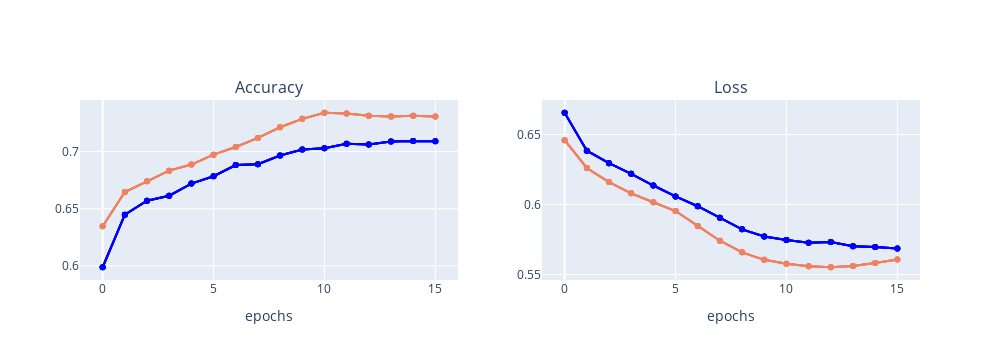
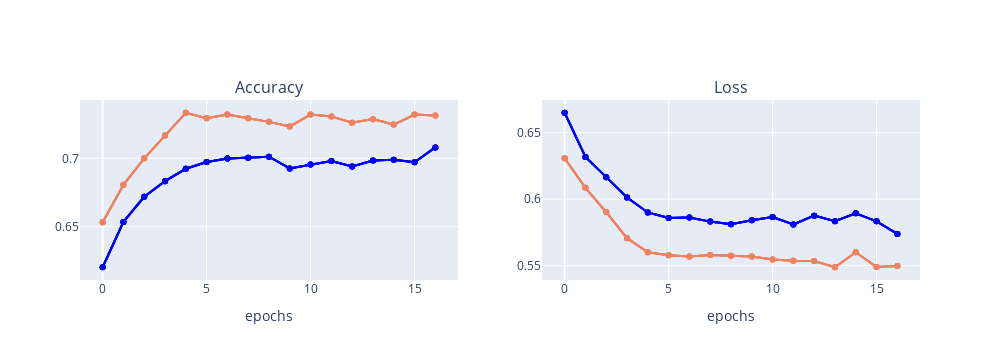
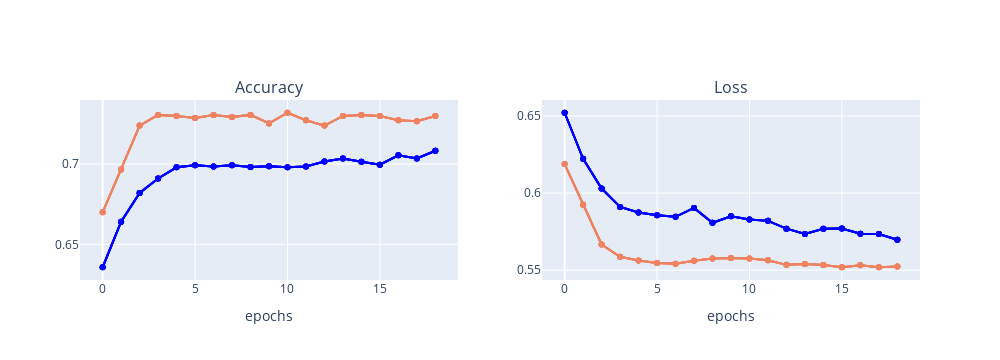

The code cell stored with these charts, in order, in its notebook:
### Code cell
# Run
from numpy import dtype

repeats = 4
runMeter = 0
results_acc = DataFrame(dtype='float')
results_profit = DataFrame(dtype='float')
metrics = list()

# vary training epochs
learning_rate = 0.001
features = 0
model = [0, 1, 2]
dropout = 0 # [0.2, 0.4, 0.6, 0.8]
denseType = 0
neuronsLstm = 150
timeStep = 150
epochs = 100

# Data gen
x_train, x_test, y_train, y_test, Y_test = data(timeStep, features)

# for dr in dropout:
for mod in model:
 print(f"{mod} Dropout rate test start...")
 
 results_acc[str(mod)], results_profit[str(mod)], metrics = experiment(runMeter, repeats, epochs, neuronsLstm, timeStep, denseType, dropout, mod, features, learning_rate)
 # runMeter += 1
 plotsOut(mod, metrics)

# summarize results
print(results_acc.describe())
print(results_profit.describe())

### Figure 1 — Plotly figure (JSON) as saved in the notebook; plotly's stock layout.template omitted (floating-point values rounded to 4 significant figures)
{"data": [{"line": {"color": "#0000ff"}, "name": "accuracy0", "showlegend": false, "type": "scatter", "x": [0, 1, 2, 3, 4, 5, 6, 7, 8, 9, 10, 11, 12, 13, 14, 15], "xaxis": "x", "y": [0.5988, 0.6448, 0.6571, 0.6614, 0.672, 0.6785, 0.6882, 0.6889, 0.6966, 0.7018, 0.7029, 0.7069, 0.7062, 0.7089, 0.7093, 0.7091], "yaxis": "y"}, {"line": {"color": "#0000ff"}, "name": "loss0", "showlegend": false, "type": "scatter", "x": [0, 1, 2, 3, 4, 5, 6, 7, 8, 9, 10, 11, 12, 13, 14, 15], "xaxis": "x2", "y": [0.6655, 0.6384, 0.6295, 0.6219, 0.6136, 0.6058, 0.5988, 0.5905, 0.5823, 0.5772, 0.5746, 0.5727, 0.5732, 0.5702, 0.5696, 0.5685], "yaxis": "y2"}, {"line": {"color": "#EF8260"}, "name": "val_accuracy0", "showlegend": false, "type": "scatter", "x": [0, 1, 2, 3, 4, 5, 6, 7, 8, 9, 10, 11, 12, 13, 14, 15], "xaxis": "x", "y": [0.6347, 0.6647, 0.674, 0.6833, 0.6887, 0.6973, 0.704, 0.712, 0.7213, 0.7287, 0.734, 0.7333, 0.7313, 0.7307, 0.7313, 0.7307], "yaxis": "y"}, {"line": {"color": "#EF8260"}, "name": "val_loss0", "showlegend": false, "type": "scatter", "x": [0, 1, 2, 3, 4, 5, 6, 7, 8, 9, 10, 11, 12, 13, 14, 15], "xaxis": "x2", "y": [0.646, 0.6261, 0.6161, 0.608, 0.6016, 0.5953, 0.5847, 0.5741, 0.5658, 0.5605, 0.5577, 0.556, 0.5552, 0.5561, 0.5582, 0.5608], "yaxis": "y2"}, {"line": {"color": "#0000ff"}, "name": "accuracy1", "showlegend": false, "type": "scatter", "x": [0, 1, 2, 3, 4, 5, 6, 7, 8, 9, 10, 11, 12, 13, 14, 15], "xaxis": "x", "y": [0.5988, 0.6448, 0.6571, 0.6614, 0.672, 0.6785, 0.6882, 0.6889, 0.6966, 0.7018, 0.7029, 0.7069, 0.7062, 0.7089, 0.7093, 0.7091], "yaxis": "y"}, {"line": {"color": "#0000ff"}, "name": "loss1", "showlegend": false, "type": "scatter", "x": [0, 1, 2, 3, 4, 5, 6, 7, 8, 9, 10, 11, 12, 13, 14, 15], "xaxis": "x2", "y": [0.6655, 0.6384, 0.6295, 0.6219, 0.6136, 0.6058, 0.5988, 0.5905, 0.5823, 0.5772, 0.5746, 0.5727, 0.5732, 0.5702, 0.5696, 0.5685], "yaxis": "y2"}, {"line": {"color": "#EF8260"}, "name": "val_accuracy1", "showlegend": false, "type": "scatter", "x": [0, 1, 2, 3, 4, 5, 6, 7, 8, 9, 10, 11, 12, 13, 14, 15], "xaxis": "x", "y": [0.6347, 0.6647, 0.674, 0.6833, 0.6887, 0.6973, 0.704, 0.712, 0.7213, 0.7287, 0.734, 0.7333, 0.7313, 0.7307, 0.7313, 0.7307], "yaxis": "y"}, {"line": {"color": "#EF8260"}, "name": "val_loss1", "showlegend": false, "type": "scatter", "x": [0, 1, 2, 3, 4, 5, 6, 7, 8, 9, 10, 11, 12, 13, 14, 15], "xaxis": "x2", "y": [0.646, 0.6261, 0.6161, 0.608, 0.6016, 0.5953, 0.5847, 0.5741, 0.5658, 0.5605, 0.5577, 0.556, 0.5552, 0.5561, 0.5582, 0.5608], "yaxis": "y2"}, {"line": {"color": "#0000ff"}, "name": "accuracy2", "showlegend": false, "type": "scatter", "x": [0, 1, 2, 3, 4, 5, 6, 7, 8, 9, 10, 11, 12, 13, 14, 15], "xaxis": "x", "y": [0.5988, 0.6448, 0.6571, 0.6614, 0.672, 0.6785, 0.6882, 0.6889, 0.6966, 0.7018, 0.7029, 0.7069, 0.7062, 0.7089, 0.7093, 0.7091], "yaxis": "y"}, {"line": {"color": "#0000ff"}, "name": "loss2", "showlegend": false, "type": "scatter", "x": [0, 1, 2, 3, 4, 5, 6, 7, 8, 9, 10, 11, 12, 13, 14, 15], "xaxis": "x2", "y": [0.6655, 0.6384, 0.6295, 0.6219, 0.6136, 0.6058, 0.5988, 0.5905, 0.5823, 0.5772, 0.5746, 0.5727, 0.5732, 0.5702, 0.5696, 0.5685], "yaxis": "y2"}, {"line": {"color": "#EF8260"}, "name": "val_accuracy2", "showlegend": false, "type": "scatter", "x": [0, 1, 2, 3, 4, 5, 6, 7, 8, 9, 10, 11, 12, 13, 14, 15], "xaxis": "x", "y": [0.6347, 0.6647, 0.674, 0.6833, 0.6887, 0.6973, 0.704, 0.712, 0.7213, 0.7287, 0.734, 0.7333, 0.7313, 0.7307, 0.7313, 0.7307], "yaxis": "y"}, {"line": {"color": "#EF8260"}, "name": "val_loss2", "showlegend": false, "type": "scatter", "x": [0, 1, 2, 3, 4, 5, 6, 7, 8, 9, 10, 11, 12, 13, 14, 15], "xaxis": "x2", "y": [0.646, 0.6261, 0.6161, 0.608, 0.6016, 0.5953, 0.5847, 0.5741, 0.5658, 0.5605, 0.5577, 0.556, 0.5552, 0.5561, 0.5582, 0.5608], "yaxis": "y2"}, {"line": {"color": "#0000ff"}, "name": "accuracy3", "showlegend": false, "type": "scatter", "x": [0, 1, 2, 3, 4, 5, 6, 7, 8, 9, 10, 11, 12, 13, 14, 15], "xaxis": "x", "y": [0.5988, 0.6448, 0.6571, 0.6614, 0.672, 0.6785, 0.6882, 0.6889, 0.6966, 0.7018, 0.7029, 0.7069, 0.7062, 0.7089, 0.7093, 0.7091], "yaxis": "y"}, {"line": {"color": "#0000ff"}, "name": "loss3", "showlegend": false, "type": "scatter", "x": [0, 1, 2, 3, 4, 5, 6, 7, 8, 9, 10, 11, 12, 13, 14, 15], "xaxis": "x2", "y": [0.6655, 0.6384, 0.6295, 0.6219, 0.6136, 0.6058, 0.5988, 0.5905, 0.5823, 0.5772, 0.5746, 0.5727, 0.5732, 0.5702, 0.5696, 0.5685], "yaxis": "y2"}, {"line": {"color": "#EF8260"}, "name": "val_accuracy3", "showlegend": false, "type": "scatter", "x": [0, 1, 2, 3, 4, 5, 6, 7, 8, 9, 10, 11, 12, 13, 14, 15], "xaxis": "x", "y": [0.6347, 0.6647, 0.674, 0.6833, 0.6887, 0.6973, 0.704, 0.712, 0.7213, 0.7287, 0.734, 0.7333, 0.7313, 0.7307, 0.7313, 0.7307], "yaxis": "y"}, {"line": {"color": "#EF8260"}, "name": "val_loss3", "showlegend": false, "type": "scatter", "x": [0, 1, 2, 3, 4, 5, 6, 7, 8, 9, 10, 11, 12, 13, 14, 15], "xaxis": "x2", "y": [0.646, 0.6261, 0.6161, 0.608, 0.6016, 0.5953, 0.5847, 0.5741, 0.5658, 0.5605, 0.5577, 0.556, 0.5552, 0.5561, 0.5582, 0.5608], "yaxis": "y2"}], "layout": {"annotations": [{"font": {"size": 16}, "showarrow": false, "text": "Accuracy", "x": 0.225, "xanchor": "center", "xref": "paper", "y": 1, "yanchor": "bottom", "yref": "paper"}, {"font": {"size": 16}, "showarrow": false, "text": "Loss", "x": 0.775, "xanchor": "center", "xref": "paper", "y": 1, "yanchor": "bottom", "yref": "paper"}], "autosize": true, "height": 360, "width": 1000, "xaxis": {"anchor": "y", "autorange": true, "domain": [0, 0.45], "range": [-1.021, 16.02], "title": {"text": "epochs"}, "type": "linear"}, "xaxis2": {"anchor": "y2", "autorange": true, "domain": [0.55, 1], "range": [-1.021, 16.02], "title": {"text": "epochs"}, "type": "linear"}, "yaxis": {"anchor": "x", "autorange": true, "domain": [0, 1], "range": [0.5877, 0.7452], "title": {"text": ""}, "type": "linear"}, "yaxis2": {"anchor": "x2", "autorange": true, "domain": [0, 1], "range": [0.5461, 0.6747], "title": {"text": ""}, "type": "linear"}}}

### Figure 2 — Plotly figure (JSON) as saved in the notebook; plotly's stock layout.template omitted (floating-point values rounded to 4 significant figures)
{"data": [{"line": {"color": "#0000ff"}, "name": "accuracy0", "showlegend": false, "type": "scatter", "x": [0, 1, 2, 3, 4, 5, 6, 7, 8, 9, 10, 11, 12, 13, 14, 15, 16], "xaxis": "x", "y": [0.6204, 0.6535, 0.6719, 0.6833, 0.6924, 0.6973, 0.6999, 0.7004, 0.7012, 0.6926, 0.6955, 0.698, 0.6941, 0.6985, 0.6989, 0.6972, 0.708], "yaxis": "y"}, {"line": {"color": "#0000ff"}, "name": "loss0", "showlegend": false, "type": "scatter", "x": [0, 1, 2, 3, 4, 5, 6, 7, 8, 9, 10, 11, 12, 13, 14, 15, 16], "xaxis": "x2", "y": [0.6649, 0.6317, 0.6165, 0.6013, 0.59, 0.5859, 0.5862, 0.5831, 0.5811, 0.5842, 0.5865, 0.5809, 0.5876, 0.5834, 0.5894, 0.5834, 0.5739], "yaxis": "y2"}, {"line": {"color": "#EF8260"}, "name": "val_accuracy0", "showlegend": false, "type": "scatter", "x": [0, 1, 2, 3, 4, 5, 6, 7, 8, 9, 10, 11, 12, 13, 14, 15, 16], "xaxis": "x", "y": [0.6533, 0.6807, 0.7, 0.7167, 0.7333, 0.7293, 0.732, 0.7293, 0.7267, 0.7233, 0.732, 0.7307, 0.726, 0.7287, 0.7247, 0.732, 0.7313], "yaxis": "y"}, {"line": {"color": "#EF8260"}, "name": "val_loss0", "showlegend": false, "type": "scatter", "x": [0, 1, 2, 3, 4, 5, 6, 7, 8, 9, 10, 11, 12, 13, 14, 15, 16], "xaxis": "x2", "y": [0.6307, 0.6085, 0.5903, 0.5707, 0.5601, 0.5578, 0.5569, 0.558, 0.5574, 0.557, 0.5546, 0.5538, 0.5535, 0.5488, 0.5601, 0.549, 0.5498], "yaxis": "y2"}, {"line": {"color": "#0000ff"}, "name": "accuracy1", "showlegend": false, "type": "scatter", "x": [0, 1, 2, 3, 4, 5, 6, 7, 8, 9, 10, 11, 12, 13, 14, 15, 16], "xaxis": "x", "y": [0.6204, 0.6535, 0.6719, 0.6833, 0.6924, 0.6973, 0.6999, 0.7004, 0.7012, 0.6926, 0.6955, 0.698, 0.6941, 0.6985, 0.6989, 0.6972, 0.708], "yaxis": "y"}, {"line": {"color": "#0000ff"}, "name": "loss1", "showlegend": false, "type": "scatter", "x": [0, 1, 2, 3, 4, 5, 6, 7, 8, 9, 10, 11, 12, 13, 14, 15, 16], "xaxis": "x2", "y": [0.6649, 0.6317, 0.6165, 0.6013, 0.59, 0.5859, 0.5862, 0.5831, 0.5811, 0.5842, 0.5865, 0.5809, 0.5876, 0.5834, 0.5894, 0.5834, 0.5739], "yaxis": "y2"}, {"line": {"color": "#EF8260"}, "name": "val_accuracy1", "showlegend": false, "type": "scatter", "x": [0, 1, 2, 3, 4, 5, 6, 7, 8, 9, 10, 11, 12, 13, 14, 15, 16], "xaxis": "x", "y": [0.6533, 0.6807, 0.7, 0.7167, 0.7333, 0.7293, 0.732, 0.7293, 0.7267, 0.7233, 0.732, 0.7307, 0.726, 0.7287, 0.7247, 0.732, 0.7313], "yaxis": "y"}, {"line": {"color": "#EF8260"}, "name": "val_loss1", "showlegend": false, "type": "scatter", "x": [0, 1, 2, 3, 4, 5, 6, 7, 8, 9, 10, 11, 12, 13, 14, 15, 16], "xaxis": "x2", "y": [0.6307, 0.6085, 0.5903, 0.5707, 0.5601, 0.5578, 0.5569, 0.558, 0.5574, 0.557, 0.5546, 0.5538, 0.5535, 0.5488, 0.5601, 0.549, 0.5498], "yaxis": "y2"}, {"line": {"color": "#0000ff"}, "name": "accuracy2", "showlegend": false, "type": "scatter", "x": [0, 1, 2, 3, 4, 5, 6, 7, 8, 9, 10, 11, 12, 13, 14, 15, 16], "xaxis": "x", "y": [0.6204, 0.6535, 0.6719, 0.6833, 0.6924, 0.6973, 0.6999, 0.7004, 0.7012, 0.6926, 0.6955, 0.698, 0.6941, 0.6985, 0.6989, 0.6972, 0.708], "yaxis": "y"}, {"line": {"color": "#0000ff"}, "name": "loss2", "showlegend": false, "type": "scatter", "x": [0, 1, 2, 3, 4, 5, 6, 7, 8, 9, 10, 11, 12, 13, 14, 15, 16], "xaxis": "x2", "y": [0.6649, 0.6317, 0.6165, 0.6013, 0.59, 0.5859, 0.5862, 0.5831, 0.5811, 0.5842, 0.5865, 0.5809, 0.5876, 0.5834, 0.5894, 0.5834, 0.5739], "yaxis": "y2"}, {"line": {"color": "#EF8260"}, "name": "val_accuracy2", "showlegend": false, "type": "scatter", "x": [0, 1, 2, 3, 4, 5, 6, 7, 8, 9, 10, 11, 12, 13, 14, 15, 16], "xaxis": "x", "y": [0.6533, 0.6807, 0.7, 0.7167, 0.7333, 0.7293, 0.732, 0.7293, 0.7267, 0.7233, 0.732, 0.7307, 0.726, 0.7287, 0.7247, 0.732, 0.7313], "yaxis": "y"}, {"line": {"color": "#EF8260"}, "name": "val_loss2", "showlegend": false, "type": "scatter", "x": [0, 1, 2, 3, 4, 5, 6, 7, 8, 9, 10, 11, 12, 13, 14, 15, 16], "xaxis": "x2", "y": [0.6307, 0.6085, 0.5903, 0.5707, 0.5601, 0.5578, 0.5569, 0.558, 0.5574, 0.557, 0.5546, 0.5538, 0.5535, 0.5488, 0.5601, 0.549, 0.5498], "yaxis": "y2"}, {"line": {"color": "#0000ff"}, "name": "accuracy3", "showlegend": false, "type": "scatter", "x": [0, 1, 2, 3, 4, 5, 6, 7, 8, 9, 10, 11, 12, 13, 14, 15, 16], "xaxis": "x", "y": [0.6204, 0.6535, 0.6719, 0.6833, 0.6924, 0.6973, 0.6999, 0.7004, 0.7012, 0.6926, 0.6955, 0.698, 0.6941, 0.6985, 0.6989, 0.6972, 0.708], "yaxis": "y"}, {"line": {"color": "#0000ff"}, "name": "loss3", "showlegend": false, "type": "scatter", "x": [0, 1, 2, 3, 4, 5, 6, 7, 8, 9, 10, 11, 12, 13, 14, 15, 16], "xaxis": "x2", "y": [0.6649, 0.6317, 0.6165, 0.6013, 0.59, 0.5859, 0.5862, 0.5831, 0.5811, 0.5842, 0.5865, 0.5809, 0.5876, 0.5834, 0.5894, 0.5834, 0.5739], "yaxis": "y2"}, {"line": {"color": "#EF8260"}, "name": "val_accuracy3", "showlegend": false, "type": "scatter", "x": [0, 1, 2, 3, 4, 5, 6, 7, 8, 9, 10, 11, 12, 13, 14, 15, 16], "xaxis": "x", "y": [0.6533, 0.6807, 0.7, 0.7167, 0.7333, 0.7293, 0.732, 0.7293, 0.7267, 0.7233, 0.732, 0.7307, 0.726, 0.7287, 0.7247, 0.732, 0.7313], "yaxis": "y"}, {"line": {"color": "#EF8260"}, "name": "val_loss3", "showlegend": false, "type": "scatter", "x": [0, 1, 2, 3, 4, 5, 6, 7, 8, 9, 10, 11, 12, 13, 14, 15, 16], "xaxis": "x2", "y": [0.6307, 0.6085, 0.5903, 0.5707, 0.5601, 0.5578, 0.5569, 0.558, 0.5574, 0.557, 0.5546, 0.5538, 0.5535, 0.5488, 0.5601, 0.549, 0.5498], "yaxis": "y2"}], "layout": {"annotations": [{"font": {"size": 16}, "showarrow": false, "text": "Accuracy", "x": 0.225, "xanchor": "center", "xref": "paper", "y": 1, "yanchor": "bottom", "yref": "paper"}, {"font": {"size": 16}, "showarrow": false, "text": "Loss", "x": 0.775, "xanchor": "center", "xref": "paper", "y": 1, "yanchor": "bottom", "yref": "paper"}], "autosize": true, "height": 360, "width": 1000, "xaxis": {"anchor": "y", "autorange": true, "domain": [0, 0.45], "range": [-1.089, 17.09], "title": {"text": "epochs"}, "type": "linear"}, "xaxis2": {"anchor": "y2", "autorange": true, "domain": [0.55, 1], "range": [-1.089, 17.09], "title": {"text": "epochs"}, "type": "linear"}, "yaxis": {"anchor": "x", "autorange": true, "domain": [0, 1], "range": [0.611, 0.7427], "title": {"text": ""}, "type": "linear"}, "yaxis2": {"anchor": "x2", "autorange": true, "domain": [0, 1], "range": [0.5393, 0.6745], "title": {"text": ""}, "type": "linear"}}}

### Figure 3 — Plotly figure (JSON) as saved in the notebook; plotly's stock layout.template omitted (floating-point values rounded to 4 significant figures)
{"data": [{"line": {"color": "#0000ff"}, "name": "accuracy0", "showlegend": false, "type": "scatter", "x": [0, 1, 2, 3, 4, 5, 6, 7, 8, 9, 10, 11, 12, 13, 14, 15, 16, 17, 18], "xaxis": "x", "y": [0.6358, 0.6641, 0.682, 0.6911, 0.698, 0.6993, 0.6986, 0.6993, 0.6982, 0.6987, 0.6981, 0.6985, 0.7016, 0.7035, 0.7015, 0.6996, 0.7055, 0.7035, 0.7084], "yaxis": "y"}, {"line": {"color": "#0000ff"}, "name": "loss0", "showlegend": false, "type": "scatter", "x": [0, 1, 2, 3, 4, 5, 6, 7, 8, 9, 10, 11, 12, 13, 14, 15, 16, 17, 18], "xaxis": "x2", "y": [0.6522, 0.6223, 0.603, 0.591, 0.5875, 0.5856, 0.5846, 0.5904, 0.5808, 0.585, 0.5828, 0.582, 0.5769, 0.5735, 0.5768, 0.577, 0.5736, 0.5735, 0.5698], "yaxis": "y2"}, {"line": {"color": "#EF8260"}, "name": "val_accuracy0", "showlegend": false, "type": "scatter", "x": [0, 1, 2, 3, 4, 5, 6, 7, 8, 9, 10, 11, 12, 13, 14, 15, 16, 17, 18], "xaxis": "x", "y": [0.67, 0.6967, 0.724, 0.7307, 0.73, 0.7287, 0.7307, 0.7293, 0.7307, 0.7253, 0.732, 0.7273, 0.724, 0.73, 0.7307, 0.73, 0.7273, 0.7267, 0.73], "yaxis": "y"}, {"line": {"color": "#EF8260"}, "name": "val_loss0", "showlegend": false, "type": "scatter", "x": [0, 1, 2, 3, 4, 5, 6, 7, 8, 9, 10, 11, 12, 13, 14, 15, 16, 17, 18], "xaxis": "x2", "y": [0.6188, 0.5925, 0.5667, 0.5587, 0.5563, 0.5547, 0.5541, 0.5562, 0.5575, 0.5578, 0.5576, 0.5565, 0.5534, 0.5539, 0.5534, 0.5519, 0.5532, 0.5519, 0.5524], "yaxis": "y2"}, {"line": {"color": "#0000ff"}, "name": "accuracy1", "showlegend": false, "type": "scatter", "x": [0, 1, 2, 3, 4, 5, 6, 7, 8, 9, 10, 11, 12, 13, 14, 15, 16, 17, 18], "xaxis": "x", "y": [0.6358, 0.6641, 0.682, 0.6911, 0.698, 0.6993, 0.6986, 0.6993, 0.6982, 0.6987, 0.6981, 0.6985, 0.7016, 0.7035, 0.7015, 0.6996, 0.7055, 0.7035, 0.7084], "yaxis": "y"}, {"line": {"color": "#0000ff"}, "name": "loss1", "showlegend": false, "type": "scatter", "x": [0, 1, 2, 3, 4, 5, 6, 7, 8, 9, 10, 11, 12, 13, 14, 15, 16, 17, 18], "xaxis": "x2", "y": [0.6522, 0.6223, 0.603, 0.591, 0.5875, 0.5856, 0.5846, 0.5904, 0.5808, 0.585, 0.5828, 0.582, 0.5769, 0.5735, 0.5768, 0.577, 0.5736, 0.5735, 0.5698], "yaxis": "y2"}, {"line": {"color": "#EF8260"}, "name": "val_accuracy1", "showlegend": false, "type": "scatter", "x": [0, 1, 2, 3, 4, 5, 6, 7, 8, 9, 10, 11, 12, 13, 14, 15, 16, 17, 18], "xaxis": "x", "y": [0.67, 0.6967, 0.724, 0.7307, 0.73, 0.7287, 0.7307, 0.7293, 0.7307, 0.7253, 0.732, 0.7273, 0.724, 0.73, 0.7307, 0.73, 0.7273, 0.7267, 0.73], "yaxis": "y"}, {"line": {"color": "#EF8260"}, "name": "val_loss1", "showlegend": false, "type": "scatter", "x": [0, 1, 2, 3, 4, 5, 6, 7, 8, 9, 10, 11, 12, 13, 14, 15, 16, 17, 18], "xaxis": "x2", "y": [0.6188, 0.5925, 0.5667, 0.5587, 0.5563, 0.5547, 0.5541, 0.5562, 0.5575, 0.5578, 0.5576, 0.5565, 0.5534, 0.5539, 0.5534, 0.5519, 0.5532, 0.5519, 0.5524], "yaxis": "y2"}, {"line": {"color": "#0000ff"}, "name": "accuracy2", "showlegend": false, "type": "scatter", "x": [0, 1, 2, 3, 4, 5, 6, 7, 8, 9, 10, 11, 12, 13, 14, 15, 16, 17, 18], "xaxis": "x", "y": [0.6358, 0.6641, 0.682, 0.6911, 0.698, 0.6993, 0.6986, 0.6993, 0.6982, 0.6987, 0.6981, 0.6985, 0.7016, 0.7035, 0.7015, 0.6996, 0.7055, 0.7035, 0.7084], "yaxis": "y"}, {"line": {"color": "#0000ff"}, "name": "loss2", "showlegend": false, "type": "scatter", "x": [0, 1, 2, 3, 4, 5, 6, 7, 8, 9, 10, 11, 12, 13, 14, 15, 16, 17, 18], "xaxis": "x2", "y": [0.6522, 0.6223, 0.603, 0.591, 0.5875, 0.5856, 0.5846, 0.5904, 0.5808, 0.585, 0.5828, 0.582, 0.5769, 0.5735, 0.5768, 0.577, 0.5736, 0.5735, 0.5698], "yaxis": "y2"}, {"line": {"color": "#EF8260"}, "name": "val_accuracy2", "showlegend": false, "type": "scatter", "x": [0, 1, 2, 3, 4, 5, 6, 7, 8, 9, 10, 11, 12, 13, 14, 15, 16, 17, 18], "xaxis": "x", "y": [0.67, 0.6967, 0.724, 0.7307, 0.73, 0.7287, 0.7307, 0.7293, 0.7307, 0.7253, 0.732, 0.7273, 0.724, 0.73, 0.7307, 0.73, 0.7273, 0.7267, 0.73], "yaxis": "y"}, {"line": {"color": "#EF8260"}, "name": "val_loss2", "showlegend": false, "type": "scatter", "x": [0, 1, 2, 3, 4, 5, 6, 7, 8, 9, 10, 11, 12, 13, 14, 15, 16, 17, 18], "xaxis": "x2", "y": [0.6188, 0.5925, 0.5667, 0.5587, 0.5563, 0.5547, 0.5541, 0.5562, 0.5575, 0.5578, 0.5576, 0.5565, 0.5534, 0.5539, 0.5534, 0.5519, 0.5532, 0.5519, 0.5524], "yaxis": "y2"}, {"line": {"color": "#0000ff"}, "name": "accuracy3", "showlegend": false, "type": "scatter", "x": [0, 1, 2, 3, 4, 5, 6, 7, 8, 9, 10, 11, 12, 13, 14, 15, 16, 17, 18], "xaxis": "x", "y": [0.6358, 0.6641, 0.682, 0.6911, 0.698, 0.6993, 0.6986, 0.6993, 0.6982, 0.6987, 0.6981, 0.6985, 0.7016, 0.7035, 0.7015, 0.6996, 0.7055, 0.7035, 0.7084], "yaxis": "y"}, {"line": {"color": "#0000ff"}, "name": "loss3", "showlegend": false, "type": "scatter", "x": [0, 1, 2, 3, 4, 5, 6, 7, 8, 9, 10, 11, 12, 13, 14, 15, 16, 17, 18], "xaxis": "x2", "y": [0.6522, 0.6223, 0.603, 0.591, 0.5875, 0.5856, 0.5846, 0.5904, 0.5808, 0.585, 0.5828, 0.582, 0.5769, 0.5735, 0.5768, 0.577, 0.5736, 0.5735, 0.5698], "yaxis": "y2"}, {"line": {"color": "#EF8260"}, "name": "val_accuracy3", "showlegend": false, "type": "scatter", "x": [0, 1, 2, 3, 4, 5, 6, 7, 8, 9, 10, 11, 12, 13, 14, 15, 16, 17, 18], "xaxis": "x", "y": [0.67, 0.6967, 0.724, 0.7307, 0.73, 0.7287, 0.7307, 0.7293, 0.7307, 0.7253, 0.732, 0.7273, 0.724, 0.73, 0.7307, 0.73, 0.7273, 0.7267, 0.73], "yaxis": "y"}, {"line": {"color": "#EF8260"}, "name": "val_loss3", "showlegend": false, "type": "scatter", "x": [0, 1, 2, 3, 4, 5, 6, 7, 8, 9, 10, 11, 12, 13, 14, 15, 16, 17, 18], "xaxis": "x2", "y": [0.6188, 0.5925, 0.5667, 0.5587, 0.5563, 0.5547, 0.5541, 0.5562, 0.5575, 0.5578, 0.5576, 0.5565, 0.5534, 0.5539, 0.5534, 0.5519, 0.5532, 0.5519, 0.5524], "yaxis": "y2"}], "layout": {"annotations": [{"font": {"size": 16}, "showarrow": false, "text": "Accuracy", "x": 0.225, "xanchor": "center", "xref": "paper", "y": 1, "yanchor": "bottom", "yref": "paper"}, {"font": {"size": 16}, "showarrow": false, "text": "Loss", "x": 0.775, "xanchor": "center", "xref": "paper", "y": 1, "yanchor": "bottom", "yref": "paper"}], "autosize": true, "height": 360, "width": 1000, "xaxis": {"anchor": "y", "autorange": true, "domain": [0, 0.45], "range": [-1.225, 19.23], "title": {"text": "epochs"}, "type": "linear"}, "xaxis2": {"anchor": "y2", "autorange": true, "domain": [0.55, 1], "range": [-1.225, 19.23], "title": {"text": "epochs"}, "type": "linear"}, "yaxis": {"anchor": "x", "autorange": true, "domain": [0, 1], "range": [0.6278, 0.7399], "title": {"text": ""}, "type": "linear"}, "yaxis2": {"anchor": "x2", "autorange": true, "domain": [0, 1], "range": [0.5436, 0.6604], "title": {"text": ""}, "type": "linear"}}}
